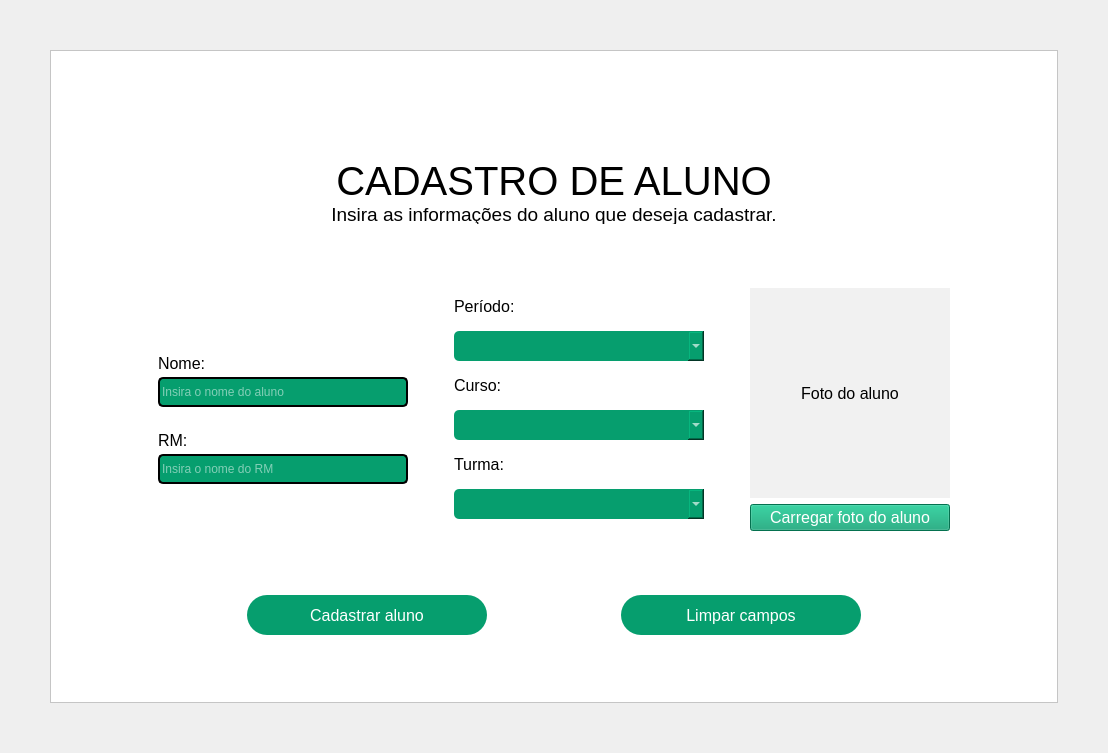
         <widget class="QWidget" name="pg_Cadastro">
          <layout class="QGridLayout" name="gridLayout_4">
           <property name="leftMargin">
            <number>50</number>
           </property>
           <property name="topMargin">
            <number>50</number>
           </property>
           <property name="rightMargin">
            <number>50</number>
           </property>
           <property name="bottomMargin">
            <number>50</number>
           </property>
           <property name="spacing">
            <number>0</number>
           </property>
           <item row="0" column="0">
            <widget class="QFrame" name="frame_3">
             <property name="styleSheet">
              <string notr="true">background-color: rgb(255, 255, 255);</string>
             </property>
             <property name="frameShape">
              <enum>QFrame::StyledPanel</enum>
             </property>
             <property name="frameShadow">
              <enum>QFrame::Raised</enum>
             </property>
             <layout class="QGridLayout" name="gridLayout_8">
              <item row="0" column="0">
               <widget class="QWidget" name="widget_5" native="true">
                <layout class="QGridLayout" name="gridLayout_10">
                 <item row="0" column="1">
                  <spacer name="verticalSpacer_10">
                   <property name="orientation">
                    <enum>Qt::Vertical</enum>
                   </property>
                   <property name="sizeHint" stdset="0">
                    <size>
                     <width>20</width>
                     <height>40</height>
                    </size>
                   </property>
                  </spacer>
                 </item>
                 <item row="2" column="1">
                  <spacer name="verticalSpacer_7">
                   <property name="orientation">
                    <enum>Qt::Vertical</enum>
                   </property>
                   <property name="sizeHint" stdset="0">
                    <size>
                     <width>20</width>
                     <height>40</height>
                    </size>
                   </property>
                  </spacer>
                 </item>
                 <item row="5" column="1">
                  <widget class="QWidget" name="widget_8" native="true">
                   <layout class="QHBoxLayout" name="horizontalLayout_9">
                    <item>
                     <layout class="QHBoxLayout" name="horizontalLayout_6">
                      <item>
                       <spacer name="horizontalSpacer_19">
                        <property name="orientation">
                         <enum>Qt::Horizontal</enum>
                        </property>
                        <property name="sizeHint" stdset="0">
                         <size>
                          <width>40</width>
                          <height>20</height>
                         </size>
                        </property>
                       </spacer>
                      </item>
                      <item>
                       <widget class="QPushButton" name="btnCadastrarAluno_PgCadastro">
                        <property name="minimumSize">
                         <size>
                          <width>240</width>
                          <height>40</height>
                         </size>
                        </property>
                        <property name="maximumSize">
                         <size>
                          <width>240</width>
                          <height>16777215</height>
                         </size>
                        </property>
                        <property name="font">
                         <font>
                          <family>Arial</family>
                          <pointsize>12</pointsize>
                         </font>
                        </property>
                        <property name="styleSheet">
                         <string notr="true">QPushButton{
	background-color:#069E6E;
	color:#ffffff;
	border-radius:20px;
}

QPushButton:hover{
	background-color:#047b55;
}

QPushButton:pressed{
	background-color: rgb(2, 45, 29);
}

QPushButton:checked{
	background-color:  rgb(2, 45, 29);
}

</string>
                        </property>
                        <property name="text">
                         <string>Cadastrar aluno</string>
                        </property>
                        <property name="icon">
                         <iconset resource="imagens/imagens_usadas.qrc">
                          <normaloff>:/imagens/imgBtnCadastrar.png</normaloff>:/imagens/imgBtnCadastrar.png</iconset>
                        </property>
                        <property name="iconSize">
                         <size>
                          <width>36</width>
                          <height>36</height>
                         </size>
                        </property>
                       </widget>
                      </item>
                      <item>
                       <spacer name="horizontalSpacer_17">
                        <property name="orientation">
                         <enum>Qt::Horizontal</enum>
                        </property>
                        <property name="sizeHint" stdset="0">
                         <size>
                          <width>40</width>
                          <height>20</height>
                         </size>
                        </property>
                       </spacer>
                      </item>
                      <item>
                       <widget class="QPushButton" name="btnLimparCampos_PgCadastro">
                        <property name="minimumSize">
                         <size>
                          <width>240</width>
                          <height>40</height>
                         </size>
                        </property>
                        <property name="maximumSize">
                         <size>
                          <width>240</width>
                          <height>16777215</height>
                         </size>
                        </property>
                        <property name="font">
                         <font>
                          <family>Arial</family>
                          <pointsize>12</pointsize>
                         </font>
                        </property>
                        <property name="styleSheet">
                         <string notr="true">QPushButton{
	background-color:#069E6E;
	color:#ffffff;
	border-radius:20px;
}

QPushButton:hover{
	background-color:#047b55;
}

QPushButton:pressed{
	background-color: rgb(2, 45, 29);
}

QPushButton:checked{
	background-color:  rgb(2, 45, 29);
}

</string>
                        </property>
                        <property name="text">
                         <string>Limpar campos</string>
                        </property>
                        <property name="icon">
                         <iconset resource="imagens/imagens_usadas.qrc">
                          <normaloff>:/imagens/imgBtnLimpar.png</normaloff>:/imagens/imgBtnLimpar.png</iconset>
                        </property>
                        <property name="iconSize">
                         <size>
                          <width>36</width>
                          <height>36</height>
                         </size>
                        </property>
                       </widget>
                      </item>
                      <item>
                       <spacer name="horizontalSpacer_20">
                        <property name="orientation">
                         <enum>Qt::Horizontal</enum>
                        </property>
                        <property name="sizeHint" stdset="0">
                         <size>
                          <width>40</width>
                          <height>20</height>
                         </size>
                        </property>
                       </spacer>
                      </item>
                     </layout>
                    </item>
                   </layout>
                  </widget>
                 </item>
                 <item row="3" column="2">
                  <spacer name="horizontalSpacer_22">
                   <property name="orientation">
                    <enum>Qt::Horizontal</enum>
                   </property>
                   <property name="sizeHint" stdset="0">
                    <size>
                     <width>40</width>
                     <height>20</height>
                    </size>
                   </property>
                  </spacer>
                 </item>
                 <item row="3" column="1">
                  <widget class="QWidget" name="widget_6" native="true">
                   <layout class="QHBoxLayout" name="horizontalLayout_8">
                    <item>
                     <spacer name="horizontalSpacer_48">
                      <property name="orientation">
                       <enum>Qt::Horizontal</enum>
                      </property>
                      <property name="sizeHint" stdset="0">
                       <size>
                        <width>40</width>
                        <height>20</height>
                       </size>
                      </property>
                     </spacer>
                    </item>
                    <item>
                     <layout class="QVBoxLayout" name="verticalLayout_26">
                      <item>
                       <layout class="QVBoxLayout" name="verticalLayout_8">
                        <item>
                         <spacer name="verticalSpacer_14">
                          <property name="orientation">
                           <enum>Qt::Vertical</enum>
                          </property>
                          <property name="sizeHint" stdset="0">
                           <size>
                            <width>20</width>
                            <height>40</height>
                           </size>
                          </property>
                         </spacer>
                        </item>
                        <item>
                         <widget class="QLabel" name="label_7">
                          <property name="maximumSize">
                           <size>
                            <width>16777215</width>
                            <height>15</height>
                           </size>
                          </property>
                          <property name="font">
                           <font>
                            <family>Arial</family>
                            <pointsize>12</pointsize>
                           </font>
                          </property>
                          <property name="text">
                           <string>Nome:</string>
                          </property>
                         </widget>
                        </item>
                        <item>
                         <widget class="QLineEdit" name="etyNome_PgCadastro">
                          <property name="minimumSize">
                           <size>
                            <width>250</width>
                            <height>30</height>
                           </size>
                          </property>
                          <property name="styleSheet">
                           <string notr="true">QLineEdit{
	background-color:#069E6E;
	border: 2px solid #000000;
	color: #ffffff;
	border-radius:5px;
}</string>
                          </property>
                          <property name="placeholderText">
                           <string>Insira o nome do aluno</string>
                          </property>
                         </widget>
                        </item>
                       </layout>
                      </item>
                      <item>
                       <layout class="QVBoxLayout" name="verticalLayout_25">
                        <property name="topMargin">
                         <number>20</number>
                        </property>
                        <item>
                         <widget class="QLabel" name="label_8">
                          <property name="maximumSize">
                           <size>
                            <width>16777215</width>
                            <height>15</height>
                           </size>
                          </property>
                          <property name="font">
                           <font>
                            <family>Arial</family>
                            <pointsize>12</pointsize>
                           </font>
                          </property>
                          <property name="text">
                           <string>RM:</string>
                          </property>
                         </widget>
                        </item>
                        <item>
                         <widget class="QLineEdit" name="etyRM_PgCadastro">
                          <property name="minimumSize">
                           <size>
                            <width>0</width>
                            <height>30</height>
                           </size>
                          </property>
                          <property name="styleSheet">
                           <string notr="true">QLineEdit{
	background-color:#069E6E;
	border: 2px solid #000000;
	color: #ffffff;
	border-radius:5px;
}</string>
                          </property>
                          <property name="placeholderText">
                           <string>Insira o nome do RM</string>
                          </property>
                         </widget>
                        </item>
                        <item>
                         <spacer name="verticalSpacer_15">
                          <property name="orientation">
                           <enum>Qt::Vertical</enum>
                          </property>
                          <property name="sizeHint" stdset="0">
                           <size>
                            <width>20</width>
                            <height>40</height>
                           </size>
                          </property>
                         </spacer>
                        </item>
                       </layout>
                      </item>
                     </layout>
                    </item>
                    <item>
                     <spacer name="horizontalSpacer_15">
                      <property name="orientation">
                       <enum>Qt::Horizontal</enum>
                      </property>
                      <property name="sizeHint" stdset="0">
                       <size>
                        <width>40</width>
                        <height>20</height>
                       </size>
                      </property>
                     </spacer>
                    </item>
                    <item>
                     <layout class="QVBoxLayout" name="verticalLayout_9">
                      <item>
                       <widget class="QLabel" name="label_10">
                        <property name="maximumSize">
                         <size>
                          <width>16777215</width>
                          <height>15</height>
                         </size>
                        </property>
                        <property name="font">
                         <font>
                          <family>Arial</family>
                          <pointsize>12</pointsize>
                         </font>
                        </property>
                        <property name="text">
                         <string>Período:</string>
                        </property>
                       </widget>
                      </item>
                      <item>
                       <widget class="QComboBox" name="cboxPeriodo_PgCadastro">
                        <property name="minimumSize">
                         <size>
                          <width>250</width>
                          <height>30</height>
                         </size>
                        </property>
                        <property name="styleSheet">
                         <string notr="true">QComboBox{
	background-color:#069E6E;
	border-color:#069E6E;
	color: #ffffff;
	border-radius:5px;
}
</string>
                        </property>
                        <property name="placeholderText">
                         <string/>
                        </property>
                       </widget>
                      </item>
                      <item>
                       <widget class="QLabel" name="label_11">
                        <property name="maximumSize">
                         <size>
                          <width>16777215</width>
                          <height>15</height>
                         </size>
                        </property>
                        <property name="font">
                         <font>
                          <family>Arial</family>
                          <pointsize>12</pointsize>
                         </font>
                        </property>
                        <property name="text">
                         <string>Curso:</string>
                        </property>
                       </widget>
                      </item>
                      <item>
                       <widget class="QComboBox" name="cboxCurso_PgCadastro">
                        <property name="minimumSize">
                         <size>
                          <width>0</width>
                          <height>30</height>
                         </size>
                        </property>
                        <property name="styleSheet">
                         <string notr="true">QComboBox{
	background-color:#069E6E;
	border-color:#069E6E;
	color: #ffffff;
	border-radius:5px;
}
</string>
                        </property>
                        <property name="currentText">
                         <string/>
                        </property>
                       </widget>
                      </item>
                      <item>
                       <widget class="QLabel" name="label_12">
                        <property name="maximumSize">
                         <size>
                          <width>16777215</width>
                          <height>15</height>
                         </size>
                        </property>
                        <property name="font">
                         <font>
                          <family>Arial</family>
                          <pointsize>12</pointsize>
                         </font>
                        </property>
                        <property name="text">
                         <string>Turma:</string>
                        </property>
                       </widget>
                      </item>
                      <item>
                       <widget class="QComboBox" name="cboxTurma_PgCadastro">
                        <property name="minimumSize">
                         <size>
                          <width>0</width>
                          <height>30</height>
                         </size>
                        </property>
                        <property name="styleSheet">
                         <string notr="true">QComboBox{
	background-color:#069E6E;
	border-color:#069E6E;
	color: #ffffff;
	border-radius:5px;
}</string>
                        </property>
                       </widget>
                      </item>
                     </layout>
                    </item>
                    <item>
                     <spacer name="horizontalSpacer_16">
                      <property name="orientation">
                       <enum>Qt::Horizontal</enum>
                      </property>
                      <property name="sizeHint" stdset="0">
                       <size>
                        <width>40</width>
                        <height>20</height>
                       </size>
                      </property>
                     </spacer>
                    </item>
                    <item>
                     <layout class="QVBoxLayout" name="verticalLayout_10">
                      <item>
                       <widget class="QLabel" name="lbl_ImgAluno">
                        <property name="minimumSize">
                         <size>
                          <width>200</width>
                          <height>210</height>
                         </size>
                        </property>
                        <property name="font">
                         <font>
                          <family>Arial</family>
                          <pointsize>12</pointsize>
                         </font>
                        </property>
                        <property name="styleSheet">
                         <string notr="true">background-color: rgb(241, 241, 241);</string>
                        </property>
                        <property name="text">
                         <string>Foto do aluno</string>
                        </property>
                        <property name="alignment">
                         <set>Qt::AlignCenter</set>
                        </property>
                       </widget>
                      </item>
                      <item>
                       <widget class="QPushButton" name="btnCarregarFT_PgCadastro">
                        <property name="font">
                         <font>
                          <family>Arial</family>
                          <pointsize>12</pointsize>
                         </font>
                        </property>
                        <property name="styleSheet">
                         <string notr="true">QPushButton{
	background-color:#069E6E;
	color:#ffffff;
}

QPushButton:hover{
	background-color:#047b55;
}

QPushButton:pressed{
	background-color: rgb(2, 45, 29);
}

QPushButton:checked{
	background-color:  rgb(2, 45, 29);
}

</string>
                        </property>
                        <property name="text">
                         <string>Carregar foto do aluno</string>
                        </property>
                       </widget>
                      </item>
                     </layout>
                    </item>
                    <item>
                     <spacer name="horizontalSpacer_18">
                      <property name="orientation">
                       <enum>Qt::Horizontal</enum>
                      </property>
                      <property name="sizeHint" stdset="0">
                       <size>
                        <width>40</width>
                        <height>20</height>
                       </size>
                      </property>
                     </spacer>
                    </item>
                   </layout>
                  </widget>
                 </item>
                 <item row="6" column="1">
                  <spacer name="verticalSpacer_9">
                   <property name="orientation">
                    <enum>Qt::Vertical</enum>
                   </property>
                   <property name="sizeHint" stdset="0">
                    <size>
                     <width>20</width>
                     <height>40</height>
                    </size>
                   </property>
                  </spacer>
                 </item>
                 <item row="1" column="1">
                  <widget class="QWidget" name="widget_7" native="true">
                   <layout class="QHBoxLayout" name="horizontalLayout_7">
                    <item>
                     <layout class="QVBoxLayout" name="verticalLayout_7">
                      <property name="spacing">
                       <number>0</number>
                      </property>
                      <item>
                       <spacer name="verticalSpacer_6">
                        <property name="orientation">
                         <enum>Qt::Vertical</enum>
                        </property>
                        <property name="sizeHint" stdset="0">
                         <size>
                          <width>20</width>
                          <height>40</height>
                         </size>
                        </property>
                       </spacer>
                      </item>
                      <item>
                       <widget class="QLabel" name="label_5">
                        <property name="maximumSize">
                         <size>
                          <width>16777215</width>
                          <height>50</height>
                         </size>
                        </property>
                        <property name="font">
                         <font>
                          <family>Arial</family>
                          <pointsize>30</pointsize>
                         </font>
                        </property>
                        <property name="text">
                         <string>CADASTRO DE ALUNO</string>
                        </property>
                        <property name="alignment">
                         <set>Qt::AlignCenter</set>
                        </property>
                       </widget>
                      </item>
                      <item>
                       <widget class="QLabel" name="label_6">
                        <property name="maximumSize">
                         <size>
                          <width>16777215</width>
                          <height>20</height>
                         </size>
                        </property>
                        <property name="font">
                         <font>
                          <family>Arial</family>
                          <pointsize>14</pointsize>
                         </font>
                        </property>
                        <property name="text">
                         <string>Insira as informações do aluno que deseja cadastrar.</string>
                        </property>
                        <property name="alignment">
                         <set>Qt::AlignCenter</set>
                        </property>
                       </widget>
                      </item>
                     </layout>
                    </item>
                   </layout>
                  </widget>
                 </item>
                 <item row="3" column="0">
                  <spacer name="horizontalSpacer_21">
                   <property name="orientation">
                    <enum>Qt::Horizontal</enum>
                   </property>
                   <property name="sizeHint" stdset="0">
                    <size>
                     <width>40</width>
                     <height>20</height>
                    </size>
                   </property>
                  </spacer>
                 </item>
                 <item row="4" column="1">
                  <spacer name="verticalSpacer_8">
                   <property name="orientation">
                    <enum>Qt::Vertical</enum>
                   </property>
                   <property name="sizeHint" stdset="0">
                    <size>
                     <width>20</width>
                     <height>40</height>
                    </size>
                   </property>
                  </spacer>
                 </item>
                </layout>
                <zorder>widget_7</zorder>
                <zorder>widget_6</zorder>
                <zorder>widget_8</zorder>
                <zorder>horizontalSpacer_21</zorder>
                <zorder>horizontalSpacer_22</zorder>
                <zorder>verticalSpacer_7</zorder>
                <zorder>verticalSpacer_8</zorder>
                <zorder>verticalSpacer_9</zorder>
                <zorder>verticalSpacer_10</zorder>
               </widget>
              </item>
             </layout>
            </widget>
           </item>
          </layout>
         </widget>
